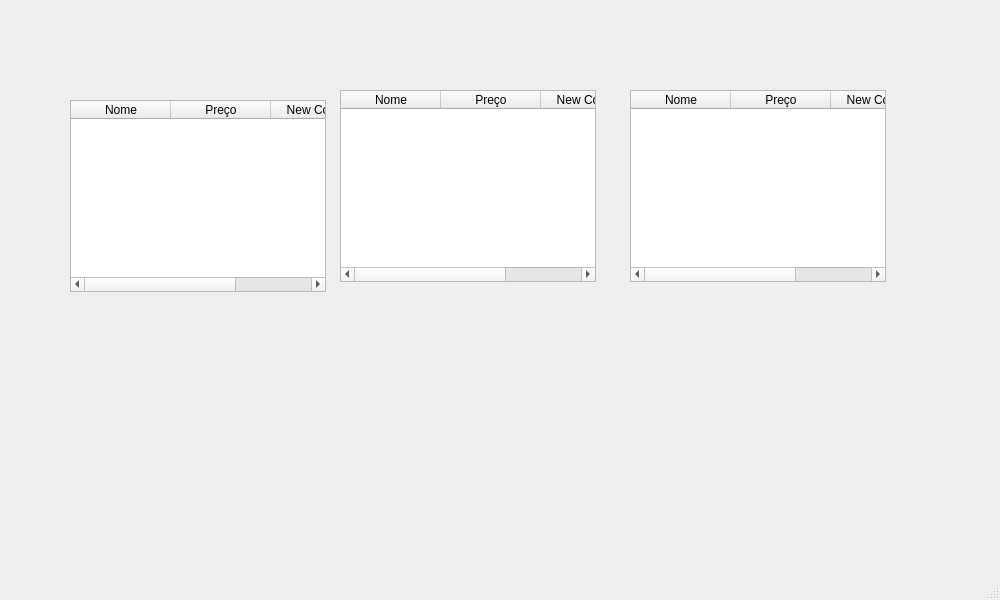
<?xml version="1.0" encoding="UTF-8"?>
<ui version="4.0">
 <class>MainLoja</class>
 <widget class="QMainWindow" name="MainLoja">
  <property name="geometry">
   <rect>
    <x>0</x>
    <y>0</y>
    <width>1000</width>
    <height>600</height>
   </rect>
  </property>
  <property name="windowTitle">
   <string>MainLoja</string>
  </property>
  <widget class="QWidget" name="centralwidget">
   <widget class="QTableWidget" name="tableWidget">
    <property name="geometry">
     <rect>
      <x>70</x>
      <y>100</y>
      <width>256</width>
      <height>192</height>
     </rect>
    </property>
    <column>
     <property name="text">
      <string>Nome</string>
     </property>
    </column>
    <column>
     <property name="text">
      <string>Preço</string>
     </property>
    </column>
    <column>
     <property name="text">
      <string>New Column</string>
     </property>
    </column>
   </widget>
   <widget class="QTableWidget" name="tableWidget_2">
    <property name="geometry">
     <rect>
      <x>340</x>
      <y>90</y>
      <width>256</width>
      <height>192</height>
     </rect>
    </property>
    <column>
     <property name="text">
      <string>Nome</string>
     </property>
    </column>
    <column>
     <property name="text">
      <string>Preço</string>
     </property>
    </column>
    <column>
     <property name="text">
      <string>New Column</string>
     </property>
    </column>
   </widget>
   <widget class="QTableWidget" name="tableWidget_3">
    <property name="geometry">
     <rect>
      <x>630</x>
      <y>90</y>
      <width>256</width>
      <height>192</height>
     </rect>
    </property>
    <column>
     <property name="text">
      <string>Nome</string>
     </property>
    </column>
    <column>
     <property name="text">
      <string>Preço</string>
     </property>
    </column>
    <column>
     <property name="text">
      <string>New Column</string>
     </property>
    </column>
   </widget>
  </widget>
  <widget class="QMenuBar" name="menubar">
   <property name="geometry">
    <rect>
     <x>0</x>
     <y>0</y>
     <width>1000</width>
     <height>21</height>
    </rect>
   </property>
  </widget>
  <widget class="QStatusBar" name="statusbar"/>
 </widget>
 <resources/>
 <connections/>
</ui>
